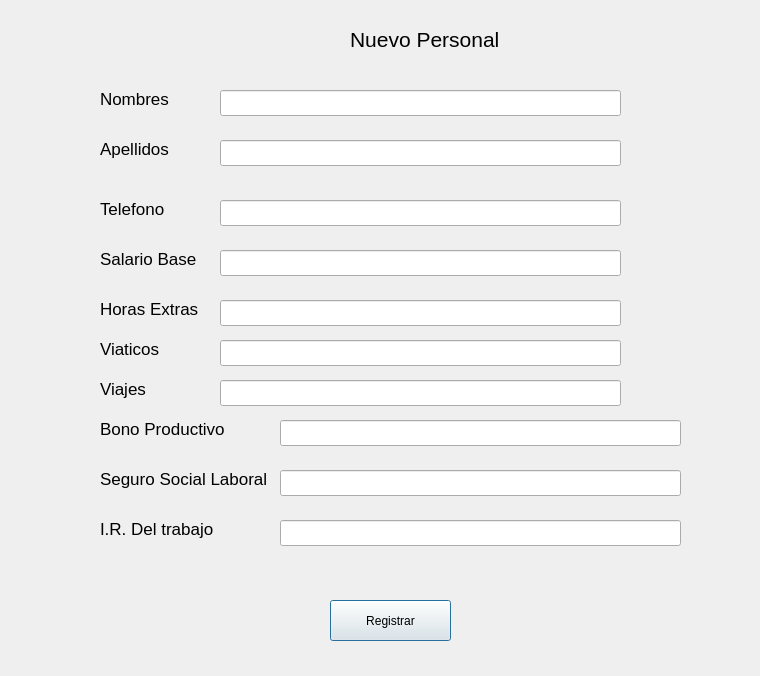
<?xml version="1.0" encoding="UTF-8"?>
<ui version="4.0">
 <class>dialogNewPersonal</class>
 <widget class="QDialog" name="dialogNewPersonal">
  <property name="windowModality">
   <enum>Qt::ApplicationModal</enum>
  </property>
  <property name="geometry">
   <rect>
    <x>0</x>
    <y>0</y>
    <width>760</width>
    <height>676</height>
   </rect>
  </property>
  <property name="sizePolicy">
   <sizepolicy hsizetype="Fixed" vsizetype="Fixed">
    <horstretch>0</horstretch>
    <verstretch>0</verstretch>
   </sizepolicy>
  </property>
  <property name="windowTitle">
   <string>Nuevo Personal</string>
  </property>
  <widget class="QLabel" name="label">
   <property name="geometry">
    <rect>
     <x>100</x>
     <y>90</y>
     <width>81</width>
     <height>18</height>
    </rect>
   </property>
   <property name="font">
    <font>
     <family>Arial</family>
     <pointsize>13</pointsize>
    </font>
   </property>
   <property name="text">
    <string>Nombres</string>
   </property>
  </widget>
  <widget class="QLineEdit" name="txt_name">
   <property name="geometry">
    <rect>
     <x>220</x>
     <y>90</y>
     <width>401</width>
     <height>26</height>
    </rect>
   </property>
  </widget>
  <widget class="QLabel" name="label_2">
   <property name="geometry">
    <rect>
     <x>350</x>
     <y>30</y>
     <width>191</width>
     <height>18</height>
    </rect>
   </property>
   <property name="font">
    <font>
     <family>Arial</family>
     <pointsize>16</pointsize>
     <bold>false</bold>
    </font>
   </property>
   <property name="text">
    <string>Nuevo Personal</string>
   </property>
  </widget>
  <widget class="QLabel" name="label_3">
   <property name="geometry">
    <rect>
     <x>100</x>
     <y>140</y>
     <width>81</width>
     <height>18</height>
    </rect>
   </property>
   <property name="font">
    <font>
     <family>Arial</family>
     <pointsize>13</pointsize>
    </font>
   </property>
   <property name="text">
    <string>Apellidos</string>
   </property>
  </widget>
  <widget class="QLineEdit" name="txt_last_name">
   <property name="geometry">
    <rect>
     <x>220</x>
     <y>140</y>
     <width>401</width>
     <height>26</height>
    </rect>
   </property>
  </widget>
  <widget class="QLineEdit" name="txt_salary">
   <property name="geometry">
    <rect>
     <x>220</x>
     <y>250</y>
     <width>401</width>
     <height>26</height>
    </rect>
   </property>
   <property name="inputMethodHints">
    <set>Qt::ImhDigitsOnly</set>
   </property>
   <property name="text">
    <string/>
   </property>
  </widget>
  <widget class="QLabel" name="label_5">
   <property name="geometry">
    <rect>
     <x>100</x>
     <y>250</y>
     <width>101</width>
     <height>18</height>
    </rect>
   </property>
   <property name="font">
    <font>
     <family>Arial</family>
     <pointsize>13</pointsize>
    </font>
   </property>
   <property name="text">
    <string>Salario Base</string>
   </property>
  </widget>
  <widget class="QLabel" name="label_6">
   <property name="geometry">
    <rect>
     <x>100</x>
     <y>200</y>
     <width>81</width>
     <height>18</height>
    </rect>
   </property>
   <property name="font">
    <font>
     <family>Arial</family>
     <pointsize>13</pointsize>
    </font>
   </property>
   <property name="text">
    <string>Telefono</string>
   </property>
  </widget>
  <widget class="QLineEdit" name="txt_phone">
   <property name="geometry">
    <rect>
     <x>220</x>
     <y>200</y>
     <width>401</width>
     <height>26</height>
    </rect>
   </property>
   <property name="inputMethodHints">
    <set>Qt::ImhDigitsOnly</set>
   </property>
   <property name="text">
    <string/>
   </property>
  </widget>
  <widget class="QPushButton" name="btn_register">
   <property name="geometry">
    <rect>
     <x>330</x>
     <y>600</y>
     <width>121</width>
     <height>41</height>
    </rect>
   </property>
   <property name="text">
    <string>Registrar</string>
   </property>
  </widget>
  <widget class="QLineEdit" name="txt_overtime">
   <property name="geometry">
    <rect>
     <x>220</x>
     <y>300</y>
     <width>401</width>
     <height>26</height>
    </rect>
   </property>
   <property name="inputMethodHints">
    <set>Qt::ImhDigitsOnly</set>
   </property>
   <property name="text">
    <string/>
   </property>
  </widget>
  <widget class="QLabel" name="label_7">
   <property name="geometry">
    <rect>
     <x>100</x>
     <y>300</y>
     <width>101</width>
     <height>18</height>
    </rect>
   </property>
   <property name="font">
    <font>
     <family>Arial</family>
     <pointsize>13</pointsize>
    </font>
   </property>
   <property name="text">
    <string>Horas Extras</string>
   </property>
  </widget>
  <widget class="QLineEdit" name="txt_travelers">
   <property name="geometry">
    <rect>
     <x>220</x>
     <y>340</y>
     <width>401</width>
     <height>26</height>
    </rect>
   </property>
   <property name="inputMethodHints">
    <set>Qt::ImhDigitsOnly</set>
   </property>
   <property name="text">
    <string/>
   </property>
  </widget>
  <widget class="QLabel" name="label_8">
   <property name="geometry">
    <rect>
     <x>100</x>
     <y>340</y>
     <width>91</width>
     <height>18</height>
    </rect>
   </property>
   <property name="font">
    <font>
     <family>Arial</family>
     <pointsize>13</pointsize>
    </font>
   </property>
   <property name="text">
    <string>Viaticos  </string>
   </property>
  </widget>
  <widget class="QLineEdit" name="txt_trips">
   <property name="geometry">
    <rect>
     <x>220</x>
     <y>380</y>
     <width>401</width>
     <height>26</height>
    </rect>
   </property>
   <property name="inputMethodHints">
    <set>Qt::ImhDigitsOnly</set>
   </property>
   <property name="text">
    <string/>
   </property>
  </widget>
  <widget class="QLabel" name="label_9">
   <property name="geometry">
    <rect>
     <x>100</x>
     <y>380</y>
     <width>91</width>
     <height>18</height>
    </rect>
   </property>
   <property name="font">
    <font>
     <family>Arial</family>
     <pointsize>13</pointsize>
    </font>
   </property>
   <property name="text">
    <string>Viajes</string>
   </property>
  </widget>
  <widget class="QLineEdit" name="txt_productive_bonus">
   <property name="geometry">
    <rect>
     <x>280</x>
     <y>420</y>
     <width>401</width>
     <height>26</height>
    </rect>
   </property>
   <property name="inputMethodHints">
    <set>Qt::ImhDigitsOnly</set>
   </property>
   <property name="text">
    <string/>
   </property>
  </widget>
  <widget class="QLabel" name="label_10">
   <property name="geometry">
    <rect>
     <x>100</x>
     <y>420</y>
     <width>131</width>
     <height>18</height>
    </rect>
   </property>
   <property name="font">
    <font>
     <family>Arial</family>
     <pointsize>13</pointsize>
    </font>
   </property>
   <property name="text">
    <string>Bono Productivo</string>
   </property>
  </widget>
  <widget class="QLineEdit" name="txt_social_security">
   <property name="geometry">
    <rect>
     <x>280</x>
     <y>470</y>
     <width>401</width>
     <height>26</height>
    </rect>
   </property>
   <property name="inputMethodHints">
    <set>Qt::ImhDigitsOnly</set>
   </property>
   <property name="text">
    <string/>
   </property>
  </widget>
  <widget class="QLabel" name="label_11">
   <property name="geometry">
    <rect>
     <x>100</x>
     <y>470</y>
     <width>171</width>
     <height>18</height>
    </rect>
   </property>
   <property name="font">
    <font>
     <family>Arial</family>
     <pointsize>13</pointsize>
    </font>
   </property>
   <property name="text">
    <string>Seguro Social Laboral</string>
   </property>
  </widget>
  <widget class="QLineEdit" name="txt_IR">
   <property name="geometry">
    <rect>
     <x>280</x>
     <y>520</y>
     <width>401</width>
     <height>26</height>
    </rect>
   </property>
   <property name="inputMethodHints">
    <set>Qt::ImhDigitsOnly</set>
   </property>
   <property name="text">
    <string/>
   </property>
  </widget>
  <widget class="QLabel" name="label_12">
   <property name="geometry">
    <rect>
     <x>100</x>
     <y>520</y>
     <width>171</width>
     <height>18</height>
    </rect>
   </property>
   <property name="font">
    <font>
     <family>Arial</family>
     <pointsize>13</pointsize>
    </font>
   </property>
   <property name="text">
    <string>I.R. Del trabajo</string>
   </property>
  </widget>
 </widget>
 <resources/>
 <connections/>
</ui>
